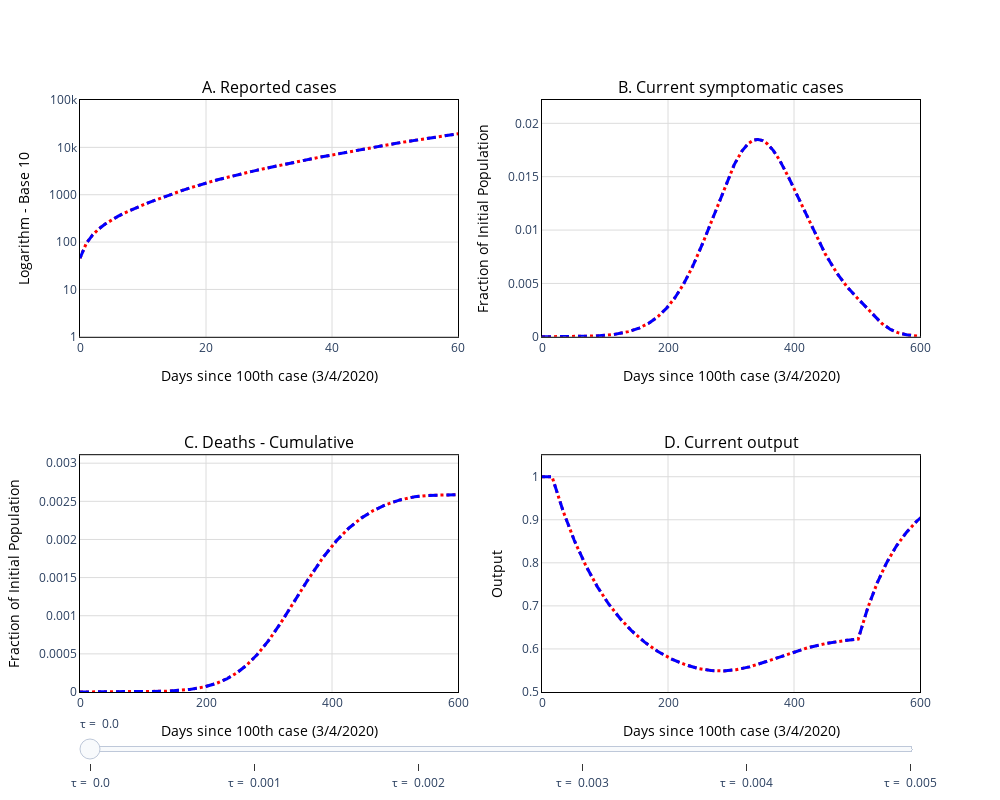

The notebook cell this image was saved under:
### Code cell
f

### Figure 1 — Plotly figure (JSON) as saved in the notebook; plotly's stock layout.template omitted (floating-point values rounded to 4 significant figures; data arrays with more than 128 entries replaced by an {"elided": "..."} marker saying what was removed)
{"data": [{"line": {"color": "red", "dash": "dot", "width": 3}, "name": "Common Quarantine", "showlegend": true, "type": "scatter", "visible": true, "xaxis": "x", "y": {"elided": "1825 float values"}, "yaxis": "y"}, {"line": {"color": "red", "dash": "dot", "width": 3}, "name": "Common Quarantine", "showlegend": false, "type": "scatter", "visible": true, "xaxis": "x2", "y": {"elided": "1825 float values"}, "yaxis": "y2"}, {"line": {"color": "red", "dash": "dot", "width": 3}, "name": "Common Quarantine", "showlegend": false, "type": "scatter", "visible": true, "xaxis": "x3", "y": {"elided": "1825 float values"}, "yaxis": "y3"}, {"line": {"color": "red", "dash": "dot", "width": 3}, "name": "Common Quarantine", "showlegend": false, "type": "scatter", "visible": true, "xaxis": "x4", "y": {"elided": "1825 float values"}, "yaxis": "y4"}, {"line": {"color": "blue", "dash": "dash", "width": 3}, "name": "Quarantine & Test", "showlegend": true, "type": "scatter", "visible": true, "xaxis": "x", "y": {"elided": "1825 float values"}, "yaxis": "y"}, {"line": {"color": "blue", "dash": "dash", "width": 3}, "name": "Quarantine & Test", "showlegend": false, "type": "scatter", "visible": true, "xaxis": "x2", "y": {"elided": "1825 float values"}, "yaxis": "y2"}, {"line": {"color": "blue", "dash": "dash", "width": 3}, "name": "Quarantine & Test", "showlegend": false, "type": "scatter", "visible": true, "xaxis": "x3", "y": {"elided": "1825 float values"}, "yaxis": "y3"}, {"line": {"color": "blue", "dash": "dash", "width": 3}, "name": "Quarantine & Test", "showlegend": false, "type": "scatter", "visible": true, "xaxis": "x4", "y": {"elided": "1825 float values"}, "yaxis": "y4"}, {"line": {"color": "blue", "dash": "dash", "width": 3}, "name": "Quarantine & Test", "showlegend": true, "type": "scatter", "visible": false, "xaxis": "x", "y": {"elided": "1825 float values"}, "yaxis": "y"}, {"line": {"color": "blue", "dash": "dash", "width": 3}, "name": "Quarantine & Test", "showlegend": false, "type": "scatter", "visible": false, "xaxis": "x2", "y": {"elided": "1825 float values"}, "yaxis": "y2"}, {"line": {"color": "blue", "dash": "dash", "width": 3}, "name": "Quarantine & Test", "showlegend": false, "type": "scatter", "visible": false, "xaxis": "x3", "y": {"elided": "1825 float values"}, "yaxis": "y3"}, {"line": {"color": "blue", "dash": "dash", "width": 3}, "name": "Quarantine & Test", "showlegend": false, "type": "scatter", "visible": false, "xaxis": "x4", "y": {"elided": "1825 float values"}, "yaxis": "y4"}, {"line": {"color": "blue", "dash": "dash", "width": 3}, "name": "Quarantine & Test", "showlegend": true, "type": "scatter", "visible": false, "xaxis": "x", "y": {"elided": "1825 float values"}, "yaxis": "y"}, {"line": {"color": "blue", "dash": "dash", "width": 3}, "name": "Quarantine & Test", "showlegend": false, "type": "scatter", "visible": false, "xaxis": "x2", "y": {"elided": "1825 float values"}, "yaxis": "y2"}, {"line": {"color": "blue", "dash": "dash", "width": 3}, "name": "Quarantine & Test", "showlegend": false, "type": "scatter", "visible": false, "xaxis": "x3", "y": {"elided": "1825 float values"}, "yaxis": "y3"}, {"line": {"color": "blue", "dash": "dash", "width": 3}, "name": "Quarantine & Test", "showlegend": false, "type": "scatter", "visible": false, "xaxis": "x4", "y": {"elided": "1825 float values"}, "yaxis": "y4"}, {"line": {"color": "blue", "dash": "dash", "width": 3}, "name": "Quarantine & Test", "showlegend": true, "type": "scatter", "visible": false, "xaxis": "x", "y": {"elided": "1825 float values"}, "yaxis": "y"}, {"line": {"color": "blue", "dash": "dash", "width": 3}, "name": "Quarantine & Test", "showlegend": false, "type": "scatter", "visible": false, "xaxis": "x2", "y": {"elided": "1825 float values"}, "yaxis": "y2"}, {"line": {"color": "blue", "dash": "dash", "width": 3}, "name": "Quarantine & Test", "showlegend": false, "type": "scatter", "visible": false, "xaxis": "x3", "y": {"elided": "1825 float values"}, "yaxis": "y3"}, {"line": {"color": "blue", "dash": "dash", "width": 3}, "name": "Quarantine & Test", "showlegend": false, "type": "scatter", "visible": false, "xaxis": "x4", "y": {"elided": "1825 float values"}, "yaxis": "y4"}, {"line": {"color": "blue", "dash": "dash", "width": 3}, "name": "Quarantine & Test", "showlegend": true, "type": "scatter", "visible": false, "xaxis": "x", "y": {"elided": "1825 float values"}, "yaxis": "y"}, {"line": {"color": "blue", "dash": "dash", "width": 3}, "name": "Quarantine & Test", "showlegend": false, "type": "scatter", "visible": false, "xaxis": "x2", "y": {"elided": "1825 float values"}, "yaxis": "y2"}, {"line": {"color": "blue", "dash": "dash", "width": 3}, "name": "Quarantine & Test", "showlegend": false, "type": "scatter", "visible": false, "xaxis": "x3", "y": {"elided": "1825 float values"}, "yaxis": "y3"}, {"line": {"color": "blue", "dash": "dash", "width": 3}, "name": "Quarantine & Test", "showlegend": false, "type": "scatter", "visible": false, "xaxis": "x4", "y": {"elided": "1825 float values"}, "yaxis": "y4"}, {"line": {"color": "blue", "dash": "dash", "width": 3}, "name": "Quarantine & Test", "showlegend": true, "type": "scatter", "visible": false, "xaxis": "x", "y": {"elided": "1825 float values"}, "yaxis": "y"}, {"line": {"color": "blue", "dash": "dash", "width": 3}, "name": "Quarantine & Test", "showlegend": false, "type": "scatter", "visible": false, "xaxis": "x2", "y": {"elided": "1825 float values"}, "yaxis": "y2"}, {"line": {"color": "blue", "dash": "dash", "width": 3}, "name": "Quarantine & Test", "showlegend": false, "type": "scatter", "visible": false, "xaxis": "x3", "y": {"elided": "1825 float values"}, "yaxis": "y3"}, {"line": {"color": "blue", "dash": "dash", "width": 3}, "name": "Quarantine & Test", "showlegend": false, "type": "scatter", "visible": false, "xaxis": "x4", "y": {"elided": "1825 float values"}, "yaxis": "y4"}], "layout": {"annotations": [{"font": {"color": "black", "size": 16}, "showarrow": false, "text": "A. Reported cases", "x": 0.225, "xanchor": "center", "xref": "paper", "y": 1, "yanchor": "bottom", "yref": "paper"}, {"font": {"color": "black", "size": 16}, "showarrow": false, "text": "B. Current symptomatic cases", "x": 0.775, "xanchor": "center", "xref": "paper", "y": 1, "yanchor": "bottom", "yref": "paper"}, {"font": {"color": "black", "size": 16}, "showarrow": false, "text": "C. Deaths - Cumulative", "x": 0.225, "xanchor": "center", "xref": "paper", "y": 0.4, "yanchor": "bottom", "yref": "paper"}, {"font": {"color": "black", "size": 16}, "showarrow": false, "text": "D. Current output", "x": 0.775, "xanchor": "center", "xref": "paper", "y": 0.4, "yanchor": "bottom", "yref": "paper"}], "height": 800, "plot_bgcolor": "rgba(0,0,0,0)", "showlegend": false, "sliders": [{"steps": [{"args": [{"visible": [true, true, true, true, true, true, true, true, "legendonly", "legendonly", "legendonly", "legendonly", "legendonly", "legendonly", "legendonly", "legendonly", "legendonly", "legendonly", "legendonly", "legendonly", "legendonly", "legendonly", "legendonly", "legendonly", "legendonly", "legendonly", "legendonly", "legendonly"]}, {"showlegend": [true, "False", "False", "False", true, "False", "False", "False", "False", "False", "False", "False", "False", "False", "False", "False", "False", "False", "False", "False", "False", "False", "False", "False", "False", "False", "False", "False"]}], "label": "τ = \n0.0", "method": "restyle"}, {"args": [{"visible": [true, true, true, true, "legendonly", "legendonly", "legendonly", "legendonly", true, true, true, true, "legendonly", "legendonly", "legendonly", "legendonly", "legendonly", "legendonly", "legendonly", "legendonly", "legendonly", "legendonly", "legendonly", "legendonly", "legendonly", "legendonly", "legendonly", "legendonly"]}, {"showlegend": [true, "False", "False", "False", "False", "False", "False", "False", true, "False", "False", "False", "False", "False", "False", "False", "False", "False", "False", "False", "False", "False", "False", "False", "False", "False", "False", "False"]}], "label": "τ = \n0.001", "method": "restyle"}, {"args": [{"visible": [true, true, true, true, "legendonly", "legendonly", "legendonly", "legendonly", "legendonly", "legendonly", "legendonly", "legendonly", true, true, true, true, "legendonly", "legendonly", "legendonly", "legendonly", "legendonly", "legendonly", "legendonly", "legendonly", "legendonly", "legendonly", "legendonly", "legendonly"]}, {"showlegend": [true, "False", "False", "False", "False", "False", "False", "False", "False", "False", "False", "False", true, "False", "False", "False", "False", "False", "False", "False", "False", "False", "False", "False", "False", "False", "False", "False"]}], "label": "τ = \n0.002", "method": "restyle"}, {"args": [{"visible": [true, true, true, true, "legendonly", "legendonly", "legendonly", "legendonly", "legendonly", "legendonly", "legendonly", "legendonly", "legendonly", "legendonly", "legendonly", "legendonly", true, true, true, true, "legendonly", "legendonly", "legendonly", "legendonly", "legendonly", "legendonly", "legendonly", "legendonly"]}, {"showlegend": [true, "False", "False", "False", "False", "False", "False", "False", "False", "False", "False", "False", "False", "False", "False", "False", true, "False", "False", "False", "False", "False", "False", "False", "False", "False", "False", "False"]}], "label": "τ = \n0.003", "method": "restyle"}, {"args": [{"visible": [true, true, true, true, "legendonly", "legendonly", "legendonly", "legendonly", "legendonly", "legendonly", "legendonly", "legendonly", "legendonly", "legendonly", "legendonly", "legendonly", "legendonly", "legendonly", "legendonly", "legendonly", true, true, true, true, "legendonly", "legendonly", "legendonly", "legendonly"]}, {"showlegend": [true, "False", "False", "False", "False", "False", "False", "False", "False", "False", "False", "False", "False", "False", "False", "False", "False", "False", "False", "False", true, "False", "False", "False", "False", "False", "False", "False"]}], "label": "τ = \n0.004", "method": "restyle"}, {"args": [{"visible": [true, true, true, true, "legendonly", "legendonly", "legendonly", "legendonly", "legendonly", "legendonly", "legendonly", "legendonly", "legendonly", "legendonly", "legendonly", "legendonly", "legendonly", "legendonly", "legendonly", "legendonly", "legendonly", "legendonly", "legendonly", "legendonly", true, true, true, true]}, {"showlegend": [true, "False", "False", "False", "False", "False", "False", "False", "False", "False", "False", "False", "False", "False", "False", "False", "False", "False", "False", "False", "False", "False", "False", "False", true, "False", "False", "False"]}], "label": "τ = \n0.005", "method": "restyle"}]}], "width": 1000, "xaxis": {"anchor": "y", "domain": [0, 0.45], "gridcolor": "rgb(220,220,220)", "linecolor": "black", "linewidth": 1, "mirror": true, "range": [0, 60], "showline": true, "title": {"font": {"color": "black"}, "text": "Days since 100th case (3/4/2020)"}}, "xaxis2": {"anchor": "y2", "domain": [0.55, 1], "gridcolor": "rgb(220,220,220)", "linecolor": "black", "linewidth": 1, "mirror": true, "range": [0, 600], "showline": true, "title": {"font": {"color": "black"}, "text": "Days since 100th case (3/4/2020)"}}, "xaxis3": {"anchor": "y3", "domain": [0, 0.45], "gridcolor": "rgb(220,220,220)", "linecolor": "black", "linewidth": 1, "mirror": true, "range": [0, 600], "showline": true, "title": {"font": {"color": "black"}, "text": "Days since 100th case (3/4/2020)"}}, "xaxis4": {"anchor": "y4", "domain": [0.55, 1], "gridcolor": "rgb(220,220,220)", "linecolor": "black", "linewidth": 1, "mirror": true, "range": [0, 600], "showline": true, "title": {"font": {"color": "black"}, "text": "Days since 100th case (3/4/2020)"}}, "yaxis": {"anchor": "x", "domain": [0.6, 1], "gridcolor": "rgb(220,220,220)", "linecolor": "black", "linewidth": 1, "mirror": true, "range": [0, 5], "showline": true, "title": {"font": {"color": "black"}, "text": "Logarithm - Base 10"}, "type": "log"}, "yaxis2": {"anchor": "x2", "domain": [0.6, 1], "gridcolor": "rgb(220,220,220)", "linecolor": "black", "linewidth": 1, "mirror": true, "range": [0, 0.02219], "showline": true, "title": {"font": {"color": "black"}, "text": "Fraction of Initial Population"}}, "yaxis3": {"anchor": "x3", "domain": [0, 0.4], "gridcolor": "rgb(220,220,220)", "linecolor": "black", "linewidth": 1, "mirror": true, "range": [0, 0.003105], "showline": true, "title": {"font": {"color": "black"}, "text": "Fraction of Initial Population"}}, "yaxis4": {"anchor": "x4", "domain": [0, 0.4], "gridcolor": "rgb(220,220,220)", "linecolor": "black", "linewidth": 1, "mirror": true, "range": [0.5, 1.05], "showline": true, "title": {"font": {"color": "black"}, "text": "Output"}}}}
